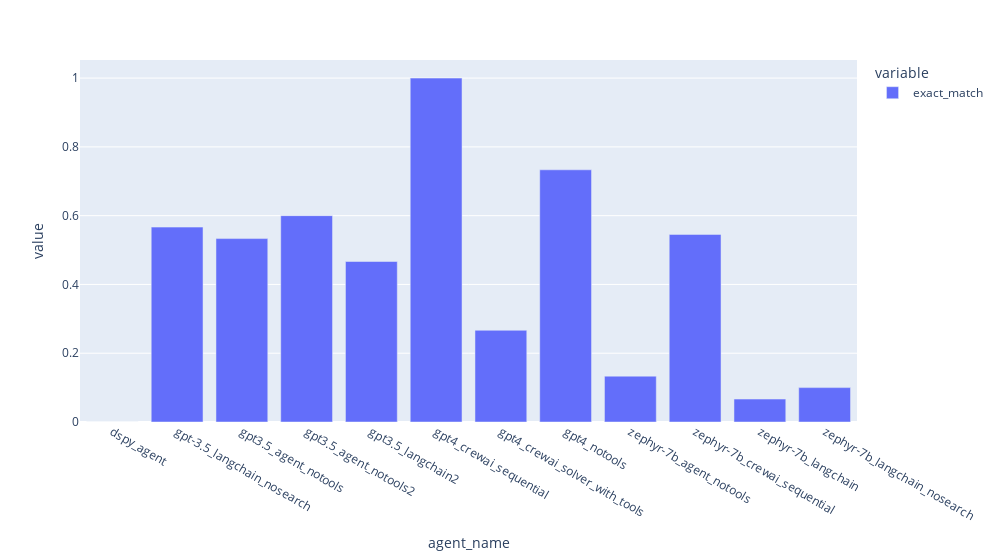

The notebook cell saved with this chart:
### Code cell
import plotly.express as px

fig = px.bar(aggregate, x="agent_name", y=["exact_match"])
fig.update_layout(barmode="group", width=1000)

### Figure 1 — Plotly figure (JSON) as saved in the notebook; plotly's stock layout.template omitted (floating-point values rounded to 4 significant figures)
{"data": [{"alignmentgroup": "True", "hovertemplate": "variable=exact_match<br>agent_name=%{x}<br>value=%{y}<extra></extra>", "legendgroup": "exact_match", "marker": {"color": "#636efa", "pattern": {"shape": ""}}, "name": "exact_match", "offsetgroup": "exact_match", "orientation": "v", "showlegend": true, "textposition": "auto", "type": "bar", "x": ["dspy_agent", "gpt-3.5_langchain_nosearch", "gpt3.5_agent_notools", "gpt3.5_agent_notools2", "gpt3.5_langchain2", "gpt4_crewai_sequential", "gpt4_crewai_solver_with_tools", "gpt4_notools", "zephyr-7b_agent_notools", "zephyr-7b_crewai_sequential", "zephyr-7b_langchain", "zephyr-7b_langchain_nosearch"], "xaxis": "x", "y": [0, 0.5667, 0.5333, 0.6, 0.4667, 1, 0.2667, 0.7333, 0.1333, 0.5455, 0.06667, 0.1], "yaxis": "y"}], "layout": {"barmode": "group", "legend": {"title": {"text": "variable"}, "tracegroupgap": 0}, "margin": {"t": 60}, "width": 1000, "xaxis": {"anchor": "y", "domain": [0, 1], "title": {"text": "agent_name"}}, "yaxis": {"anchor": "x", "domain": [0, 1], "title": {"text": "value"}}}}
